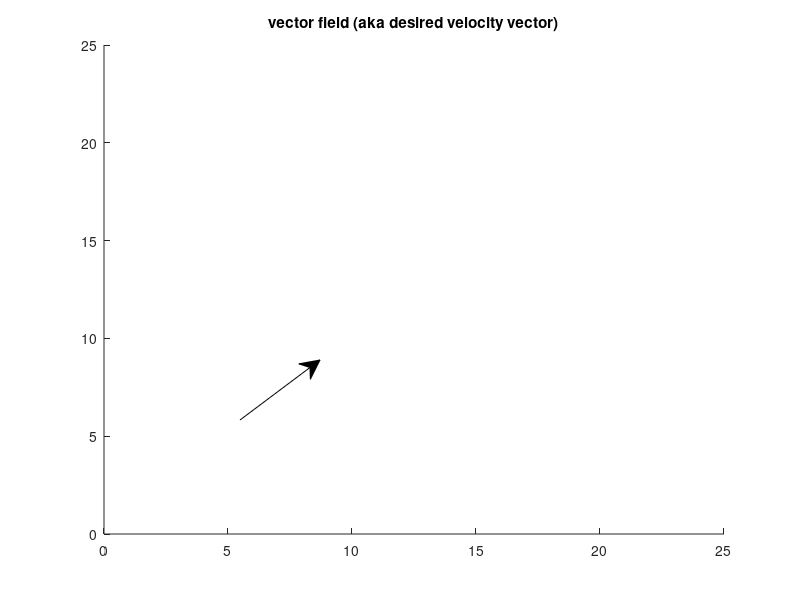

MATLAB code for this plot: (Note: this script raises an error after producing the figure.)

E = [ 0 1; -1 0 ];

ke = 1.5;

varphi = @(p) ([1 0]*p - 12.5)^2/6^2 + ([0 1]*p - 12.5)^2/8^2 - 1;

dvarphi = @(p) [2*[1 0]*p/6^2 - 25/6^2; 2*[0 1]*p/8^2 - 25/8^2];

dpd = @(p, ke) E * dvarphi(p) - ke * varphi(p) * dvarphi(p);

[x y] = meshgrid(0:.5:25, 0:.5:25);

points = reshape(cat(2, x', y'), [], 2);

clear x y;

figure;

title('vector field (aka desired velocity vector)');

xlim([0 25]);
ylim([0 25]);

hold on;

for i = 1:size(points, 1)
    
    p = transpose(points(i, :));
    
    pd = dpd(p, ke);
    
    ha = annotation('arrow');
    ha.Parent = gca;
    ha.Color = [170 170 170] / 255;
    
    ha.X = [p(1) p(1)+pd(1)];
    ha.Y = [p(2) p(2)+pd(2)]; 

    ha.LineWidth  = 1;
    ha.HeadWidth  = 2;
    ha.HeadLength = 4;
end

figure;

title('vector field with constant v');

varphi_plot = ezplot('(x-12.5)^2/6^2+(y-12.5)^2/8^2=1',[0 25]);
set(varphi_plot, 'Color', 'black', 'LineWidth', 2)

[x y] = meshgrid(0:0.5:25, 0:0.5:25);

points = reshape(cat(2, x', y'), [], 2);

xlim([0 25]);
ylim([0 25]);

hold on;

for i = 1:size(points, 1)
    
    p = transpose(points(i, :));
    
    pd = dpd(p, ke);
    
    angle = atand(pd(2) / pd(1));
    
    if (isnan(angle)) % center of the ellipse
        continue;
    end
    
    ha = annotation('arrow');
    ha.Parent = gca;
    ha.Color = [170 170 170] / 255;
    
    if (pd(1) < 0 && pd(2) < 0)
        angle = 180 + angle;
    end
    
    if (pd(1) < 0 && pd(2) > 0)
        angle = 180 + angle;
    end
  
    ha.X = [p(1) p(1)+0.45*cosd(angle)];
    ha.Y = [p(2) p(2)+0.45*sind(angle)];

    ha.LineWidth  = 1;
    ha.HeadWidth  = 2;
    ha.HeadLength = 4;
end





